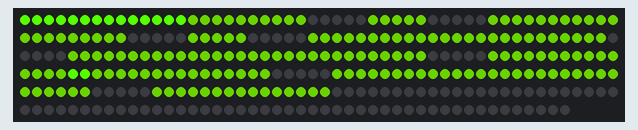
This sketch was run on a simulated Arduino Uno, built with avr-gcc and run on an emulated ATmega328P. On the bench: 296 RGB LEDs in strip order, left to right, continuing on the next row.

Above: at 0.17 s.
At 1.77 s:
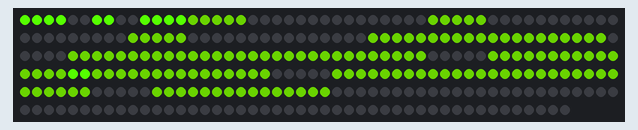
At 3.3 s:
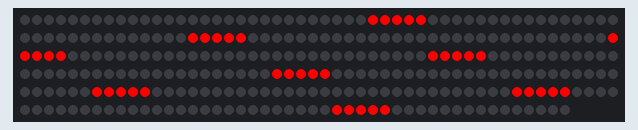

The sketch:

timer3.ino
```cpp
// (licence header left out)
/** @file
*
* This is a simple test app that controls a single-digit on a 7-segment display
* that is build using 2-LED NeoPixel strips.
*
* Arduino I/O configuration:
*
* - D6 = LED strip DI (Data In)
* .
************************************************************************************/

/**
*
* I/O configuration:
*
* D6 = LED strip DI (Data In)
*
************************************************************************************/

#include <Adafruit_NeoPixel.h>

#define LED_STRIP_PIN  (6)


/**
* A 7-segment LED descriptor used to identify its starting LED address and the
* number of LEDs in the digit.
*
* @warning Change the data types to uint16_t if you have more than 256 LEDs.
************************************************************************************/
struct ledSescriptor_t
{
  uint8_t    startingLedNumber;    // the address of the first LED in a digit
  uint8_t    numStrips;            // number of strips per segment
  uint8_t    ledsPerStrip;         // number of LEDs per strip
};

/**
* One descriptor for each LED in the sign
************************************************************************************/
struct ledSescriptor_t descriptors[] =
{
  {0, 1, 2},     // small 1/10th digit
  {14, 2, 5},    // seconds LSD
  {84, 2, 5},    // seconds MSD
  {156, 2, 5},   // minutes LSD
  {226, 2, 5}    // minutes MSD
};

static const uint8_t colon1 = 154;  // the address of the first colon LED
static const uint8_t colon2 = 155;  // the address of the second colon LED

#define NUM_LEDS  (296)  // sizeof(descriptors)/sizeof(descriptors[0]))

// Tell the NeoPixel library how many LEDs we will be using
static Adafruit_NeoPixel LEDstrip(NUM_LEDS, LED_STRIP_PIN, NEO_GRB + NEO_KHZ800);


/**
* Initialize things.
*************************************************************************************/
void setup()
{
  LEDstrip.begin();
  LEDstrip.show(); // No colors set yet.  So this will set all pixels to 'off'.

  // initialize serial communication (for debugging)
  //Serial.begin(115200);

  counterReset();
}


/** @brief The 'next' time to 'tick' the clock counter. */
static uint32_t next=0;    // the 'next' time to 'tick' the clock counter

/** @brief The number of 'ticks' since the system was started. */
static uint32_t ctr=0;     // the number of 'ticks' since the system was started


/**
* Reset the timer 'tick' and 'next' values, effectively restting the timer display.
*************************************************************************************/
void counterReset()
{
  next = millis();    // prime the counter logic to start immediately
  //ctr = 3*60*10;    // 3 minutes
  ctr = 3*10;         // 3 seconds
}


/** @brief The brightness (luminosity) of the LEDs (0=black, 255=bright) */
#define LUMA  255
//#define LUMA  127
//#define LUMA  63

/** @brief A dash character code. */
#define DASH_CHARACTER  (16)

/** @brief The black color. */
static const uint32_t blackColor = Adafruit_NeoPixel::Color(0, 0, 0);

/** @brief The black color used for timer EXPIRED indicator. */
static const uint32_t redColor = Adafruit_NeoPixel::Color(LUMA, 0, 0);

/** @brief The foreground (on) color to use for the 2-strip LEDs. */
static const uint32_t fg2 = Adafruit_NeoPixel::Color(LUMA/4, LUMA/2, 0);

/** @brief The foreground (on) color to use for the 1-strip LEDs. */
static const uint32_t fg1 = Adafruit_NeoPixel::Color(LUMA/3, LUMA, 0);


/**
* @brief Main processing loop.
*
* If enough time has passed to update the display:
* - advance the counter
* - display the new value
* - calculate the time for the next timer-tick
*
* @note The millis function will wrap around every 49 days.  So if you want to
*  use it for longer than that period, you will want to change the logic used to
*  determine 100 milliseconds have passed.
*************************************************************************************/
void loop()
{
  static const unsigned long tperiod=100;   // millis per tick
  static uint32_t pattern = 0;

  uint32_t now = millis();

  if (now >= next)
  {
    next = next+tperiod;

    if (ctr == 0)
    {
      ++pattern;

      uint32_t color = (pattern/3)%6==0 ? blackColor : redColor;    // 1:5 off/on duty cycle

      // show a bunch of dashes
      digit(DASH_CHARACTER, 4, color);
      digit(DASH_CHARACTER, 3, color);
      digit(DASH_CHARACTER, 2, color);
      digit(DASH_CHARACTER, 1, color);
      digit(DASH_CHARACTER, 0, blackColor);

      LEDstrip.setPixelColor(colon1, blackColor);    // turn on the colon dots
      LEDstrip.setPixelColor(colon2, blackColor);
    }
    else
    {
      --ctr;

      uint8_t t = ctr%10;
      uint8_t ss = (ctr/10)%60;
      uint8_t mm = (ctr/600)%60;

      digit(mm/10, 4, mm/10 ? fg2 : blackColor);  // blank the leading zero
      digit(mm%10, 3, fg2);
      digit(ss/10, 2, fg2);
      digit(ss%10, 1, fg2);
      digit(t, 0, fg1);

      LEDstrip.setPixelColor(colon1, fg1);    // turn on the colon dots
      LEDstrip.setPixelColor(colon2, fg1);
    }
    LEDstrip.show();  // Flush the settings to the LEDs
  }
}


/**
* @brief A 7-Segment display 'font'.
*
* This is the font used to convert the values from 0-F into a displayable
* character on a 7-segment display.  There is one value for each character.
*
* The relationship of the font bit positions to the LED display segments:
*
@verbatim
   --1--
  |     |
  2     0
  |     |
   --3--
  |     |
  6     4
  |     |
   --5--
@endverbatim
*
* For example: In order to display the number '1', the #0 and #4 segments need to be
* turned on and the rest turned off.  Therefore the binary value 0010001
* (hex 0x11) represents the segment values to display a '1'.
*
* The most significant bit is not used.
*************************************************************************************/
static const uint8_t font[] =
{
  0b01110111,  // 0
  0b00010001,  // 1
  0b01101011,  // 2
  0b00111011,  // 3
  0b00011101,  // 4
  0b00111110,  // 5
  0b01111110,  // 6
  0b00010011,  // 7
  0b01111111,  // 8
  0b00111111,  // 9
  0b01011111,  // A
  0b01111100,  // b
  0b01100110,  // C
  0b01111001,  // d
  0b01101110,  // E
  0b01001110,  // F
  0b00001000   // - (a dash symbol)
};


/**
* @brief Set the value for a digit.
*
* @param i The hex digit value to value to display
* @param place The place value (position) to display the digit
* @param c The color of the segment to use.
*
* @warning This supports 1 or 2 strips per LED.  Supprt for 3 or more strips
*  is left as a task for the reader.  Hint: add a loop to calculate the value
*  for 13-k by using the strip number.
*************************************************************************************/
void digit(uint8_t i, uint16_t place, uint32_t c)
{
  uint8_t v = font[i];  // which segments are to be lit for the given digit value
  uint16_t startingLed = descriptors[place].startingLedNumber;  // first LED in the digit's 7seg LED
  uint8_t lps = descriptors[place].ledsPerStrip;                // number of LEDs in each strip of the digit
  uint8_t ns = descriptors[place].numStrips;                    // number of strips in each segment of the digit

  for(uint8_t k=0; k<7; ++k)        // iterate once for each segment
  {
    for (uint8_t j=0; j<ns; ++j)    // iterate once for each strip
    {
      uint16_t stripNum = j%2 ? (j+1)*7-1-k : j*7+k;                // even = forward, odd = backward
      seg(startingLed+stripNum*lps, lps, v&0x01 ? c : blackColor);  // set to black or color depending on the font
    }
    v >>= 1;
  }
}


/**
* @brief A utility function to set the color of a sequence of LEDs.
*
* @param startingLed The first LED address to set.
* @param qty The total number of LEDs in the consecutive sequence to set.
* @param c The color value to which the LEDs will be set.
*************************************************************************************/
void seg(uint16_t startingLed, uint16_t qty, uint32_t c)
{
  uint16_t last = startingLed+qty;

  while (startingLed < last)
  {
    LEDstrip.setPixelColor(startingLed, c);
    ++startingLed;
  }
}
```
